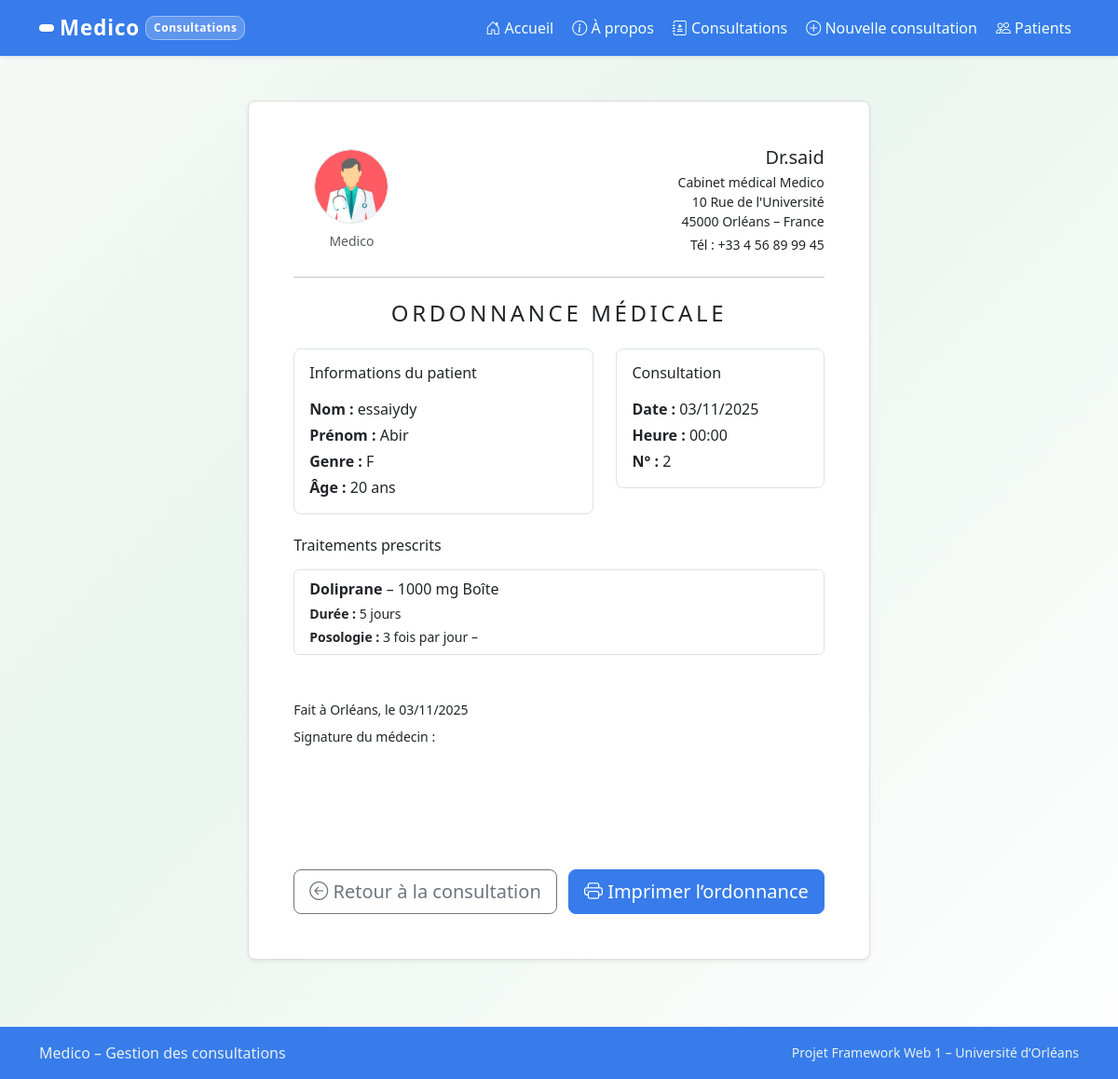
The app's page /consultations/2/ordonnance/ with its own data.
### medico/models.py (models this page shows, shortened)
class Consultation(models.Model):
    choix_genre = [
        ("M", "Masculin"),
        ("F", "Féminin"),
        ("Autre", "Autre"),
    ]
    patient_nom = models.CharField(max_length=40)
    patient_prenom = models.CharField(max_length=30)
    patient_genre = models.CharField(max_length=20, choices = choix_genre)
    patient_age = models.PositiveIntegerField()
    description = models.TextField()
    date = models.DateTimeField()

class Traitement(models.Model):
    consultation = models.ForeignKey(Consultation, related_name='traitements', on_delete=models.CASCADE)
    medicament = models.CharField(max_length=100)
    quantite = models.CharField(max_length=50)
    contenant = models.CharField(max_length=50)
    duree = models.PositiveIntegerField(help_text="Durée en jours")
    posologie = models.TextField(help_text="Détails de la posologie (ex : matin et soir)")
    frequence = models.CharField(max_length=50, help_text="ex: 2 fois par jour")

### medico/views.py (the view)
def ordonnance_consultation(request, pk):
    consultation = get_object_or_404(Consultation, pk=pk)
    traitements = consultation.traitements.all()
    contexte = {
        "consultation": consultation,
        "traitements": traitements,
    }
    return render(request, "medico/ordonnance.html", contexte)

### medico/templates/medico/ordonnance.html (shortened to what this page needs)
{% extends "medico/base.html" %}
{% load static %}
{% block content %}
<div class="ordonnance-wrapper my-4 d-flex justify-content-center">
  <div class="ordonnance-sheet bg-white p-4 p-md-5 rounded-3 shadow-sm">
    <div class="row align-items-center mb-4">
      <div class="col-3 text-center">
        <div class="border rounded-circle d-flex align-items-center justify-content-center mx-auto"
             style="width:80px;height:80px;overflow:hidden;">
          <img
            src="{% static 'medico/docteur.png' %}"
            alt="Logo clinique"
            class="img-fluid"
            style="width:100%;height:100%;object-fit:cover;"
          >
        </div>
        <div class="mt-2 small text-muted">
          Medico
        </div>
      </div>
      <div class="col-9 text-end">
        <h2 class="h5 mb-1">Dr.said</h2>
        <p class="mb-1 small">
          Cabinet médical Medico<br>
          10 Rue de l'Université<br>
          45000 Orléans – France
        </p>
        <p class="mb-0 small">
          Tél : +33 4 56 89 99 45
        </p>
      </div>
    </div>
    <hr class="mb-4">
    <div class="text-center mb-4">
      <h1 class="h4 mb-1" style="letter-spacing:0.15em;">ORDONNANCE MÉDICALE</h1>
    </div>
    <div class="row mb-4">
      <div class="col-md-7">
        <div class="border rounded-3 p-3">
          <h3 class="h6 mb-3">Informations du patient</h3>
          <p class="mb-1"><strong>Nom :</strong> {{ consultation.patient_nom }}</p>
          <p class="mb-1"><strong>Prénom :</strong> {{ consultation.patient_prenom }}</p>
          <p class="mb-1"><strong>Genre :</strong> {{ consultation.patient_genre }}</p>
          <p class="mb-0"><strong>Âge :</strong> {{ consultation.patient_age }} ans</p>
        </div>
      </div>
      <div class="col-md-5 mt-3 mt-md-0">
        <div class="border rounded-3 p-3">
          <h3 class="h6 mb-3">Consultation</h3>
          <p class="mb-1">
            <strong>Date :</strong> {{ consultation.date|date:"d/m/Y" }}
          </p>
          <p class="mb-1">
            <strong>Heure :</strong> {{ consultation.date|date:"H:i" }}
          </p>
          <p class="mb-0">
            <strong>N° :</strong> {{ consultation.id }}
          </p>
        </div>
      </div>
    </div>
    <div class="mb-5">
      <h3 class="h6 mb-3">Traitements prescrits</h3>
      {% if traitements %}
        <ul class="list-group">
          {% for t in traitements %}
            <li class="list-group-item">
              <p class="mb-1">
                <strong>{{ t.medicament }}</strong>
                – {{ t.quantite }} {{ t.contenant }}
              </p>
              <p class="mb-1 small">
                <strong>Durée :</strong> {{ t.duree }} jours
              </p>
              <p class="mb-0 small">
                <strong>Posologie :</strong>
                {{ t.frequence }} – {{ t.moment }}
              </p>
            </li>
          {% endfor %}
        </ul>
      {% else %}
        <p class="text-muted">
          Aucun traitement n’est enregistré pour cette consultation.
        </p>
      {% endif %}
    </div>
    <div class="mt-5">
      <p class="small mb-2">
        Fait à Orléans, le {{ consultation.date|date:"d/m/Y" }}
      </p>
      <p class="small mb-5">
        Signature du médecin :
      </p>
      <div style="height:60px;"></div>
    </div>
    <div class="text-center mt-4 d-print-none">
      <a href="{% url 'consultation_detail' consultation.id %}" class="btn btn-outline-secondary btn-lg me-2">
        <i class="bi bi-arrow-left-circle"></i> Retour à la consultation
      </a>
      <button class="btn btn-success btn-lg" onclick="window.print()">
        <i class="bi bi-printer"></i> Imprimer l’ordonnance
      </button>
    </div>
  </div>
</div>
{% endblock %}

### medico/templates/medico/base.html (shortened to what this page needs)
<!DOCTYPE html>
<html lang="fr">
<head>
    <link
        href="https://cdn.jsdelivr.net/npm/bootstrap@5.3.3/dist/css/bootstrap.min.css"
        rel="stylesheet"
    >
    <link
        rel="stylesheet"
        href="https://cdn.jsdelivr.net/npm/bootstrap-icons@1.11.3/font/bootstrap-icons.css"
    >
</head>
<body>
    <nav class="navbar navbar-expand-lg shadow-sm">
        <div class="container">
            <a class="navbar-brand" href="{% url 'home' %}">
                <div class="logo-icon"></div>
                <span>Medico</span>
                <span class="app-badge">Consultations</span>
            </a>
            <div class="collapse navbar-collapse justify-content-end" id="navbarNav">
                <ul class="navbar-nav gap-1">
                    <li class="nav-item">
                        <a class="nav-link" href="{% url 'home' %}">
                            <i class="bi bi-house-door"></i> Accueil
                        </a>
                    </li>
                    <li class="nav-item">
                        <a class="nav-link" href="{% url 'about' %}">
                            <i class="bi bi-info-circle"></i> À propos
                        </a>
                    </li>
                    <li class="nav-item">
                        <a class="nav-link" href="{% url 'consultation_list' %}">
                            <i class="bi bi-journal-medical"></i> Consultations
                        </a>
                    </li>
                    <li class="nav-item">
                        <a class="nav-link" href="{% url 'nouvelle_consultation' %}">
                            <i class="bi bi-plus-circle"></i> Nouvelle consultation
                        </a>
                    </li>
                    <li class="nav-item">
                        <a class="nav-link" href="{% url 'patients_list' %}">
                            <i class="bi bi-people"></i> Patients
                        </a>
                    </li>
                </ul>
            </div>
        </div>
    </nav>
    <main class="container my-4">
        {% block content %}
        {% endblock %}
    </main>
    <footer class="mt-4 py-3">
        <div class="container d-flex flex-column flex-md-row justify-content-between align-items-center">
            <p class="mb-1 mb-md-0">
                Medico – Gestion des consultations
            </p>
            <p class="mb-0 small">
                Projet Framework Web 1 – Université d’Orléans
            </p>
        </div>
    </footer>
</body>
</html>

### medico/templates/medico/base.html (style rules this page uses)
body { background: linear-gradient(135deg, #f6f9f7 0%, #eaf5ef 40%, #ffffff 100%); min-height: 100vh; display: flex; flex-direction: column; font-family: 'Segoe UI', Roboto, sans-serif; }
main { flex: 1; }
.navbar { background: linear-gradient(90deg, #377cea 0%, #377cea 100%); }
.navbar-brand { font-weight: 700; font-size: 1.4rem; display: flex; align-items: center; }
.navbar-brand .logo-icon { background-color: #ffffff; color: #2e8b57; border-radius: 8px; padding: 4px 8px; font-size: 1.3rem; margin-right: 6px; box-shadow: 0 1px 3px rgba(0, 0, 0, 0.1); }
.navbar-brand span { letter-spacing: 0.04em; color: #ffffff; }
.nav-link { color: #f2fff5 !important; font-weight: 500; }
.app-badge { font-size: 0.75rem; padding: 0.2rem 0.5rem; border-radius: 10px; background: rgba(255, 255, 255, 0.2); color: #f0fff4; border: 1px solid rgba(255, 255, 255, 0.4); margin-left: 6px; }
footer { background: #377cea; color: #e8f1ee; }
.btn-success { background-color: #377cea; border-color: #377cea; }

### medico/templates/medico/ordonnance.html (style rules this page uses)
.ordonnance-sheet { max-width: 800px; border: 1px solid #dcdcdc; }

### records on screen
Consultation: patient_nom "essaiydy", patient_prenom "Abir", patient_genre "F", patient_age "20", date "03/11/2025", date "00:00", id "2"
Traitement: medicament "Doliprane", quantite "1000 mg", contenant "Boîte", duree "5", frequence "3 fois par jour"
